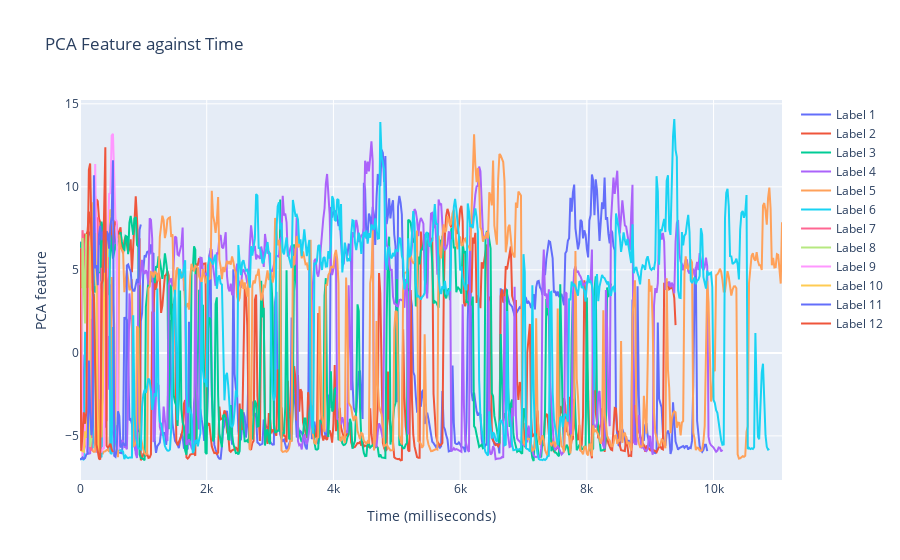

Notebook source saved alongside this figure:
### Code cell
#### LINE PLOT TOO MESSY. MAKE IT INTERACTIVE

import plotly.graph_objs as go

# Create a plotly figure
int_fig = go.Figure()

# Add traces to the plotly figure
for i, partition in enumerate(entire_labels_partition_time):
    int_fig.add_trace(go.Scatter(x=partition['time'], y=partition['pca_feature_0'], mode='lines', name=f'Label {i+1}'))

# Update layout of the plotly figure
int_fig.update_layout(title='PCA Feature against Time',
                  xaxis_title='Time (milliseconds)',
                  yaxis_title='PCA feature')

# Show the plotly figure
int_fig.show()

### Figure 1 — Plotly figure (JSON) as saved in the notebook; plotly's stock layout.template omitted (floating-point values rounded to 4 significant figures; data arrays with more than 128 entries replaced by an {"elided": "..."} marker saying what was removed)
{"data": [{"mode": "lines", "name": "Label 1", "type": "scatter", "x": {"elided": "496 int values"}, "y": {"elided": "496 float values"}}, {"mode": "lines", "name": "Label 2", "type": "scatter", "x": {"elided": "471 int values"}, "y": {"elided": "471 float values"}}, {"mode": "lines", "name": "Label 3", "type": "scatter", "x": {"elided": "420 int values"}, "y": {"elided": "420 float values"}}, {"mode": "lines", "name": "Label 4", "type": "scatter", "x": {"elided": "508 int values"}, "y": {"elided": "508 float values"}}, {"mode": "lines", "name": "Label 5", "type": "scatter", "x": {"elided": "555 int values"}, "y": {"elided": "555 float values"}}, {"mode": "lines", "name": "Label 6", "type": "scatter", "x": {"elided": "545 int values"}, "y": {"elided": "545 float values"}}, {"mode": "lines", "name": "Label 7", "type": "scatter", "x": [0, 20, 40, 60, 80, 100, 120, 140, 160, 180, 200, 220, 240, 260, 280, 300, 320, 340, 360, 380, 400, 420, 440], "y": [-5.376, 3.621, 7.39, 6.59, 4.826, 3.905, 6.054, -4.029, -5.652, -5.892, 7.984, 9.066, 9.465, 7.927, 8.168, -4.732, -3.679, 5.13, 3.352, -2.571, -3.301, -4.124, 5.781]}, {"mode": "lines", "name": "Label 8", "type": "scatter", "x": [0, 20, 40, 60, 80, 100, 120, 140, 160, 180], "y": [-5.593, -5.726, 6.919, 3.856, 1.77, 7.155, 6.156, 6.725, -5.663, -5.123]}, {"mode": "lines", "name": "Label 9", "type": "scatter", "x": [0, 20, 40, 60, 80, 100, 120, 140, 160, 180, 200, 220, 240, 260, 280, 300, 320, 340, 360, 380, 400, 420, 440, 460, 480, 500, 520, 540, 560, 580, 600, 620], "y": [-1.463, 3.899, -6.379, -4.888, -4.285, -5.516, -5.935, 3.915, 3.269, 6.257, 8.315, 6.21, 11.38, 5.351, 4.704, 4.783, -5.926, -5.957, -5.743, -5.789, 4.182, 4.593, 7.7, 9.582, 9.622, 13.08, 13.2, 11.03, 8.024, 7.918, -5.713, -5.819]}, {"mode": "lines", "name": "Label 10", "type": "scatter", "x": [0, 20, 40, 60, 80, 100, 120, 140, 160, 180, 200, 220, 240, 260, 280, 300, 320, 340, 360, 380, 400, 420, 440, 460, 480], "y": [-5.844, -5.882, -5.911, -5.949, -4.719, -5.116, -3.843, -4.579, 4.408, 6.308, 9.068, 6.727, 7.216, 4.041, -5.965, -5.96, -2.799, -5.092, -2.562, 3.408, 5.636, 5.09, 6.888, 6.499, 8.654]}, {"mode": "lines", "name": "Label 11", "type": "scatter", "x": [0, 20, 40, 60, 80, 100, 120, 140, 160, 180, 200, 220, 240, 260, 280, 300, 320, 340, 360, 380, 400, 420, 440, 460, 480, 500, 520, 540, 560, 580, 600, 620, 640, 660, 680, 700, 720, 740, 760, 780, 800, 820, 840, 860, 880, 900, 920, 940, 960], "y": [-6.419, -6.391, -6.299, -6.389, -6.337, -6.111, -6.081, -0.4635, -3.503, -4.957, -4.393, 10.7, 5.104, 5.279, 4.081, 7.127, 7.651, 6.79, 7.23, 7.434, 4.832, 7.332, 7.18, 6.276, 7.652, 8.221, 11.59, -6.2, -6.259, -5.757, -3.513, -3.793, -5.702, -5.514, -5.435, -5.549, -5.567, 5.262, 5.322, 5.093, 4.915, 3.946, 3.739, 3.737, 4.134, 4.456, 4.212, 7.411, 7.731]}, {"mode": "lines", "name": "Label 12", "type": "scatter", "x": [0, 20, 40, 60, 80, 100, 120, 140, 160, 180, 200, 220, 240, 260, 280, 300, 320, 340, 360, 380, 400, 420, 440, 460, 480, 500, 520], "y": [6.309, -5.889, -4.908, -3.583, -4.259, -3.552, 5.09, 11.03, 11.41, 8.151, 3.791, 3.334, -2.093, -5.514, -5.911, -6.371, -6.422, 4.141, 4.388, 9.173, 12.39, -5.596, -5.708, -5.613, -5.472, -5.812, -5.974]}], "layout": {"title": {"text": "PCA Feature against Time"}, "xaxis": {"title": {"text": "Time (milliseconds)"}}, "yaxis": {"title": {"text": "PCA feature"}}}}
